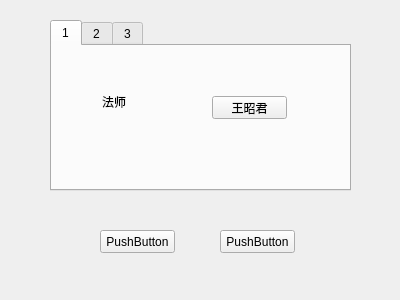
<?xml version="1.0" encoding="UTF-8"?>
<ui version="4.0">
 <class>Form</class>
 <widget class="QWidget" name="Form">
  <property name="geometry">
   <rect>
    <x>0</x>
    <y>0</y>
    <width>400</width>
    <height>300</height>
   </rect>
  </property>
  <property name="windowTitle">
   <string>Form</string>
  </property>
  <widget class="QTabWidget" name="tabWidget">
   <property name="geometry">
    <rect>
     <x>50</x>
     <y>20</y>
     <width>301</width>
     <height>171</height>
    </rect>
   </property>
   <property name="whatsThis">
    <string>&lt;html&gt;&lt;head/&gt;&lt;body&gt;&lt;p&gt;你好&lt;/p&gt;&lt;/body&gt;&lt;/html&gt;</string>
   </property>
   <property name="currentIndex">
    <number>0</number>
   </property>
   <widget class="QWidget" name="tab">
    <attribute name="title">
     <string>1</string>
    </attribute>
    <widget class="QLabel" name="label">
     <property name="geometry">
      <rect>
       <x>50</x>
       <y>50</y>
       <width>54</width>
       <height>12</height>
      </rect>
     </property>
     <property name="text">
      <string>法师</string>
     </property>
    </widget>
    <widget class="QPushButton" name="pushButton_5">
     <property name="geometry">
      <rect>
       <x>160</x>
       <y>50</y>
       <width>75</width>
       <height>23</height>
      </rect>
     </property>
     <property name="text">
      <string>王昭君</string>
     </property>
    </widget>
   </widget>
   <widget class="QWidget" name="tab_3">
    <attribute name="title">
     <string>2</string>
    </attribute>
    <widget class="QLabel" name="label_2">
     <property name="geometry">
      <rect>
       <x>70</x>
       <y>60</y>
       <width>54</width>
       <height>12</height>
      </rect>
     </property>
     <property name="text">
      <string>战士</string>
     </property>
    </widget>
    <widget class="QPushButton" name="pushButton_4">
     <property name="geometry">
      <rect>
       <x>160</x>
       <y>50</y>
       <width>75</width>
       <height>23</height>
      </rect>
     </property>
     <property name="text">
      <string>吕布</string>
     </property>
    </widget>
   </widget>
   <widget class="QWidget" name="tab_2">
    <attribute name="title">
     <string>3</string>
    </attribute>
    <widget class="QLabel" name="label_3">
     <property name="geometry">
      <rect>
       <x>100</x>
       <y>60</y>
       <width>54</width>
       <height>12</height>
      </rect>
     </property>
     <property name="text">
      <string>打野</string>
     </property>
    </widget>
    <widget class="QPushButton" name="pushButton_3">
     <property name="geometry">
      <rect>
       <x>180</x>
       <y>50</y>
       <width>75</width>
       <height>23</height>
      </rect>
     </property>
     <property name="text">
      <string>橘右京</string>
     </property>
    </widget>
   </widget>
  </widget>
  <widget class="QPushButton" name="pushButton">
   <property name="geometry">
    <rect>
     <x>100</x>
     <y>230</y>
     <width>75</width>
     <height>23</height>
    </rect>
   </property>
   <property name="text">
    <string>PushButton</string>
   </property>
  </widget>
  <widget class="QPushButton" name="pushButton_2">
   <property name="geometry">
    <rect>
     <x>220</x>
     <y>230</y>
     <width>75</width>
     <height>23</height>
    </rect>
   </property>
   <property name="text">
    <string>PushButton</string>
   </property>
  </widget>
 </widget>
 <resources/>
 <connections/>
</ui>
